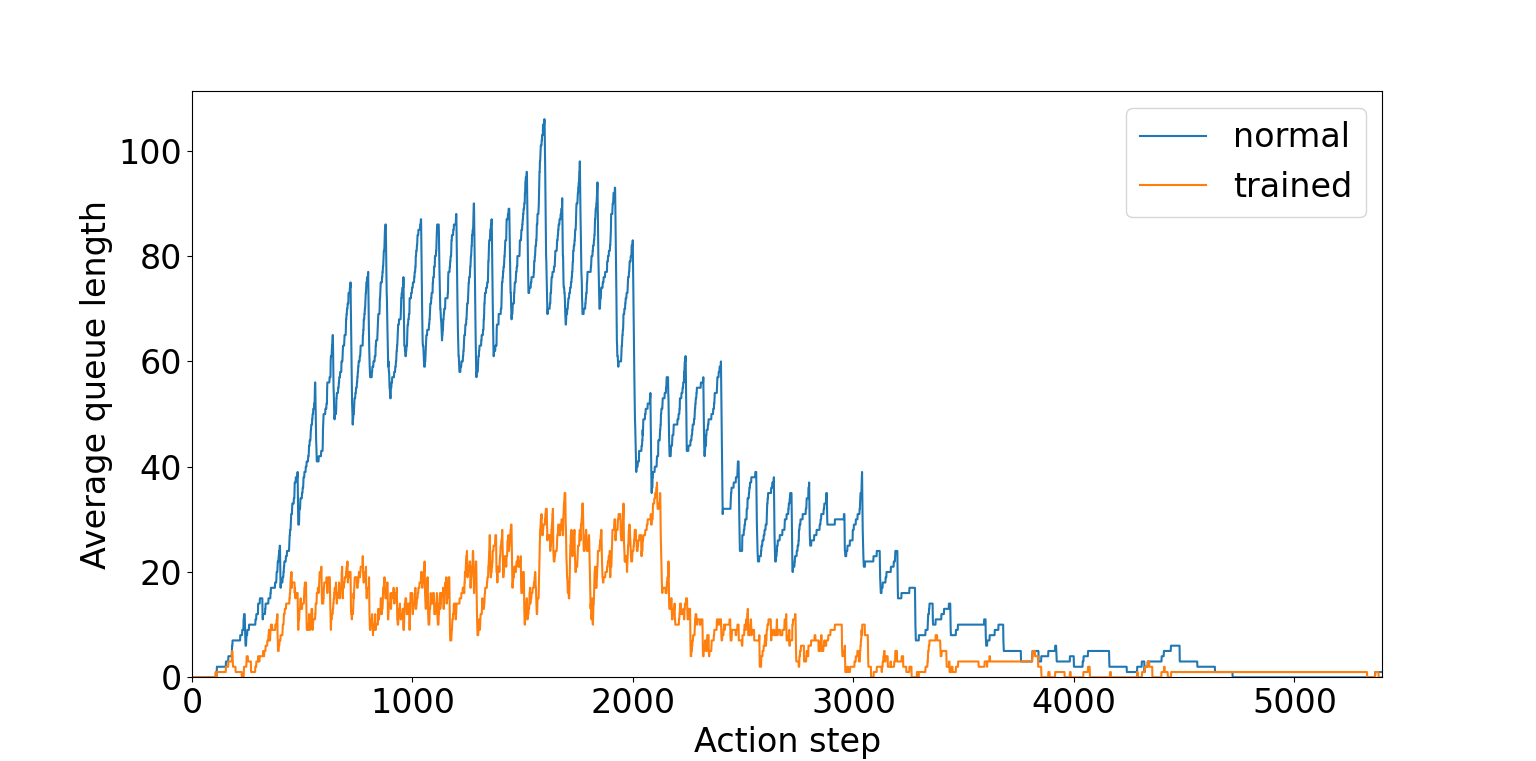

This chart was generated by the following Python code:
import matplotlib.pyplot as plt

queue_trained=[]
queue_normal=[]

with open('plot_queue_data.txt') as f:
    lines = f.readlines()
    
for i in lines:
    queue_trained.append(float(i.rstrip('\n')))


with open('plot_queue_data_normal.txt') as f1:
    lines = f1.readlines()

for i in lines:
    queue_normal.append(float(i.rstrip('\n')))



min_val_normal = min(queue_normal)
max_val_normal = max(queue_normal)

min_val_trained = min(queue_trained)
max_val_trained = max(queue_trained)


plt.rcParams.update({'font.size': 24})  # set bigger font size

plt.plot(queue_normal,label="normal")
plt.plot(queue_trained,label="trained")
plt.ylabel('Average queue length')
plt.xlabel('Action step')
plt.margins(0)
plt.ylim(min_val_normal - 0.05 * abs(min_val_normal), max_val_normal + 0.05 * abs(max_val_normal))
fig = plt.gcf()
fig.set_size_inches(20, 11.25)
plt.legend()
plt.show()
#fig.savefig(os.path.join(self._path, 'plot_'+filename+'.png'), dpi=self._dpi)
#plt.close("all")
